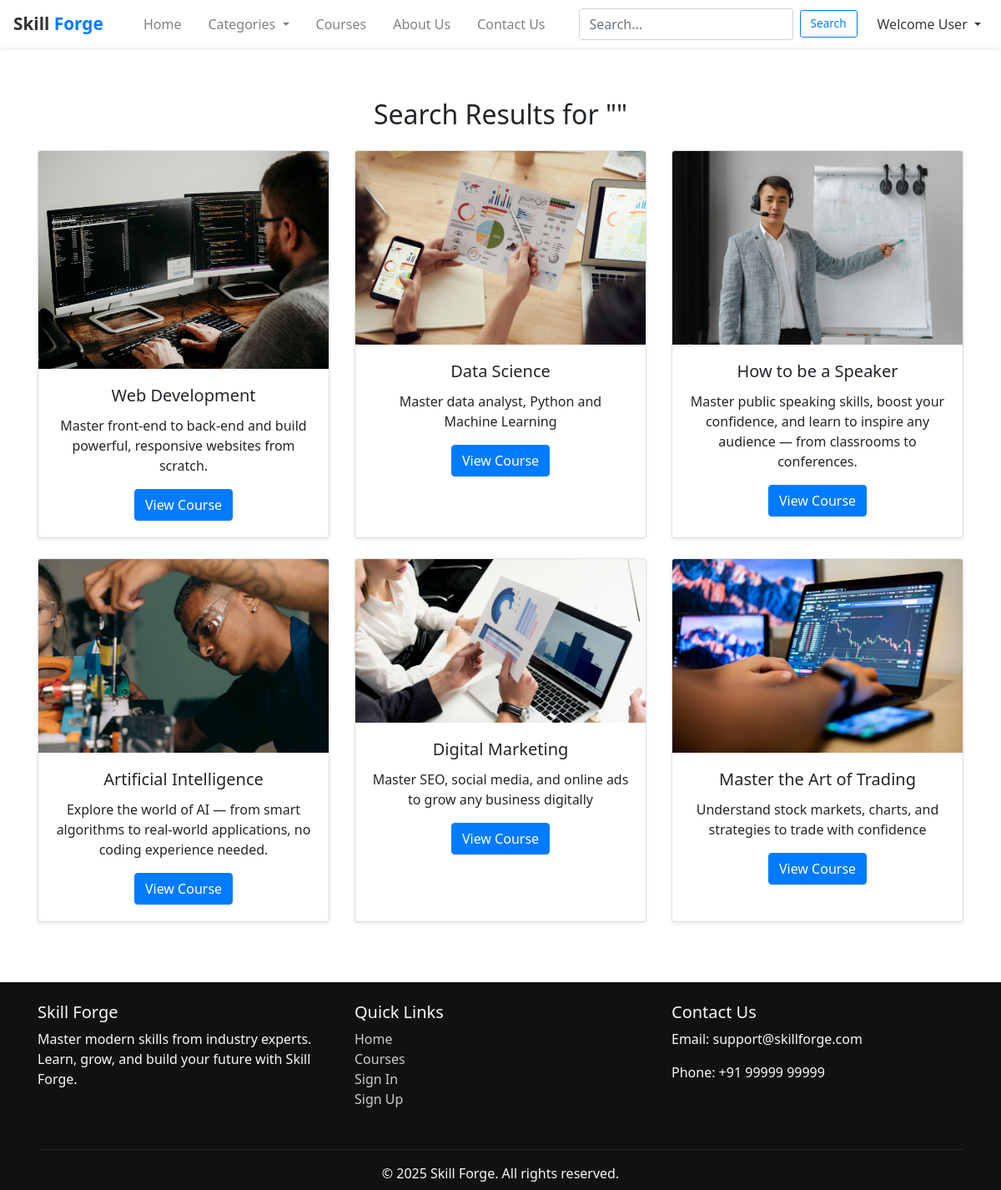
/search_results/, run on the app's committed database.
### core/models.py (models this page shows, shortened)
class Course(models.Model):
    title = models.CharField(max_length=200)
    description = models.TextField()
    category = models.ForeignKey(Category, on_delete=models.CASCADE)
    image = models.ImageField(upload_to='course_images/', null=True, blank=True)
    price = models.DecimalField(max_digits=6, decimal_places=2)
    is_published = models.BooleanField(default=False)
    created_at = models.DateTimeField(auto_now_add=True)

### core/views.py (the view)
# urls.py: path('search_results/', views.search_results, name='search_results'),
def search_results(request):
    query = request.GET.get('q', '').strip()
    category_id = request.GET.get('category', '')
    courses = Course.objects.filter(is_published=True)
    if query:
        courses = Course.objects.filter(
            Q(title__icontains=query) |
            Q(description__icontains=query) |
            Q(category__name__icontains=query)
        ).distinct()
    if category_id:
        courses = courses.filter(category_id=category_id)
    categories = Category.objects.all()
    context = {
        'query': query,
        'courses': courses,
        'categories': categories,
    }
    return render(request, 'search_results.html', context)

### core/templates/search_results.html (shortened to what this page needs)
{% extends "base.html" %}
{% block content %}
<div class="container mt-5">
  <h2 class="text-center mb-4">Search Results for "{{ query }}"</h2>
  {% if courses %}
    <div class="row justify-content-center">
      {% for course in courses %}
        <div class="col-md-4 mb-4">
          <div class="card h-100 shadow-sm">
            <img src="{{ course.image.url }}" class="card-img-top" alt="{{ course.title }}">
            <div class="card-body text-center">
              <h5 class="card-title">{{ course.title }}</h5>
              <p class="card-text">{{ course.description|truncatewords:20 }}</p>
              <a href="{% url 'course_detail' course.id %}" class="btn btn-primary">View Course</a>
            </div>
          </div>
        </div>
      {% endfor %}
    </div>
  {% else %}
    <p class="text-center text-muted">No courses found matching your search.</p>
  {% endif %}
</div>
{% endblock %}

### core/templates/base.html (style rules this page uses)
body { font-family: 'Segoe UI', Tahoma, Geneva, Verdana, sans-serif; padding-top: 70px; }

### data on the page
Course: image (picture), title "Web Development", description "Master front-end to back-end and build powerful, responsive websites from scratch."
Course: image (picture), title "Data Science", description "Master data analyst, Python and Machine Learning"
Course: image (picture), title "How to be a Speaker", description "Master public speaking skills, boost your confidence, and learn to inspire any audience — from classrooms to conferences."
Course: image (picture), title "Artificial Intelligence", description "Explore the world of AI — from smart algorithms to real-world applications, no coding experience needed."
Course: image (picture), title "Digital Marketing", description "Master SEO, social media, and online ads to grow any business digitally"
Course: image (picture), title "Master the Art of Trading", description "Understand stock markets, charts, and strategies to trade with confidence"
